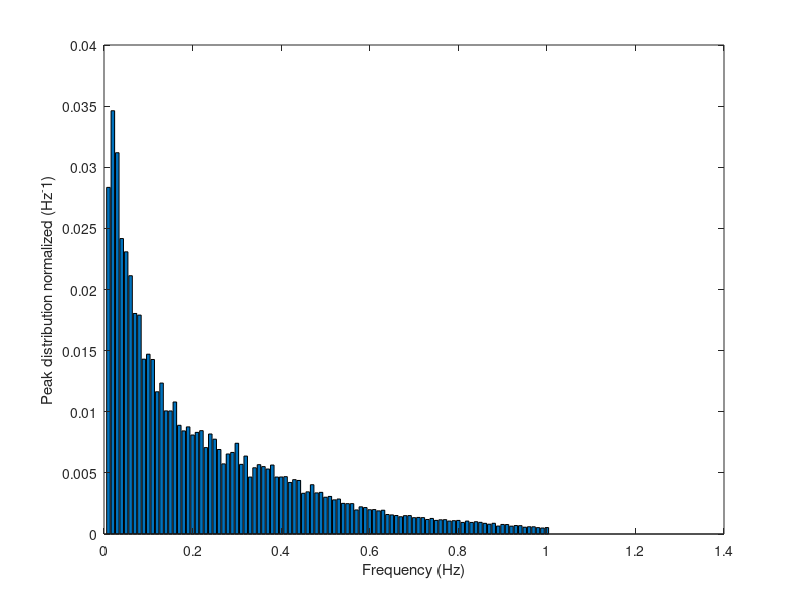

MATLAB code for this plot: (Note: this script raises an error after producing the figure.)
% este script obtiene la forma final del Histograma del espectro de
% potencia
% en las variables freq y amp cargo los vectores de frecuencia y amplitud respectivamente
%% 
freq = load('vector_de_frecuencias.txt');
amp = load('vector_de_amplitudes.txt');


freq_m=[];              % en freq_m se guardan las frecuencias de distinto valor debido a que muchas se repiten
amp_m=[];              % en amp_m se guardan los promedios de las amplitudes de todos los picos de igual frecuencia
i=1;
while i<=length(freq)
    c=find(freq==freq(i));
    amp_m=[amp_m; mean(amp(c))];
    freq_m=[freq_m; freq(i)];
    i=c(end)+1;
end
% se normalizan las amplitudes

amp_m=amp_m/sqrt((sum(amp_m))); % teniendo en cuenta el histograma del paper https://doi.org/10.3389/fphys.2018.01001 figura 2, donde cada barra           
bins=(0:0.01:2)';                                  % está equiespaciada a 0.01, se crea un vector bins que definirá los bordes de cada pico en el eje frecuencial      
amp_fin=[];                                          % y amp_fin tendrá las amplitudes de este último gráfico

j=1;
while j<=(length(bins)-1)
    d=find(freq_m>bins(j) & freq_m<=bins(j+1));
    amp_fin=[amp_fin;sum(amp_m(d))];
    j=j+1;
end

t=13.653333333333332/2;              %(load('frecuencia_remuestreo.txt'))
t=t/2049;

amp_fin=(amp_fin*t)/0.01;
x=(0.01:0.01:1)';
amp_fin = amp_fin(1:100);
figure, bar(x,amp_fin)
ylabel('Peak distribution normalized (Hz^-1)')
xlabel('Frequency (Hz)')

%% 
% Buscar las medias y desvíos estándar de las bandas de frecuencia con la
% aplicación curve fitting
%devuelve en fitresult una estructura con los parámetros de las tres gaussianas
%%%%%%%%%%% Con los parámetros de las 3 gaussianas voy a encontrar las
%%%%%%%%%%% cut-off de cada banda de frecuncia (VLF, LF y HF), para esto se
%%%%%%%%%%% igualan las ecuaciones de las gaussianas de VLFcon LF, LF con
%%%%%%%%%%% HF y se llega a dos polinomios cuadrados, con lo cual sus
%%%%%%%%%%% raíces positivas serán las cut-off
% ccoef = zeros(3,1); b = zeros(3,1);
% b(1,1) = fitresult.b1; ccoef(1,1) = fitresult.c1; b(2,1) = fitresult.b2; ccoef(2,1) = fitresult.c2; b(3,1) = fitresult.b3; ccoef(3,1) = fitresult.c3;
% [b,I] = sort(b);
% ccoef = ccoef(I);
save fittedmodel.mat fittedmodel;
save goodness.mat goodness;
save Metodos_ajuste.mat output;

b1 = fittedmodel.b1; c1 = fittedmodel.c1; b2 = fittedmodel.b2; c2 = fittedmodel.c2; b3 = fittedmodel.b3; c3 = fittedmodel.c3;

m1 = 1/(c1^2) - 1/(c2^2);
n1 = b2/((c2^2)/2) - b1/((c1^2)/2);
p1 = (b1^2)/(c1^2) - (b2^2)/(c2^2) - log(c2/c1);

VLF_cut_off = max(roots([m1 n1 p1]));

m2 = 1/(c2^2) - 1/(c3^2);
n2 = b3/((c3^2)/2) - b2/((c2^2)/2);
p2 = (b2^2)/(c2^2) - (b3^2)/(c3^2) - log(c3/c2);

LF_cut_off = min(roots([m2 n2 p2]));

HF_cut_off = b3 + 3*(c3/sqrt(2));    % HF cut-off según el paper se define como la media + 3*(desvío estándar)
Sdeviations = ([c1; c2; c3])/sqrt(2);

Cut_offF = [VLF_cut_off;LF_cut_off;HF_cut_off];
Medias = [b1; b2; b3];
Gaussianas = [Medias Sdeviations];
%% 
save ("Cut_offF.txt","Cut_offF","-ascii");
save ("Gaussianas.txt","Gaussianas","-ascii");